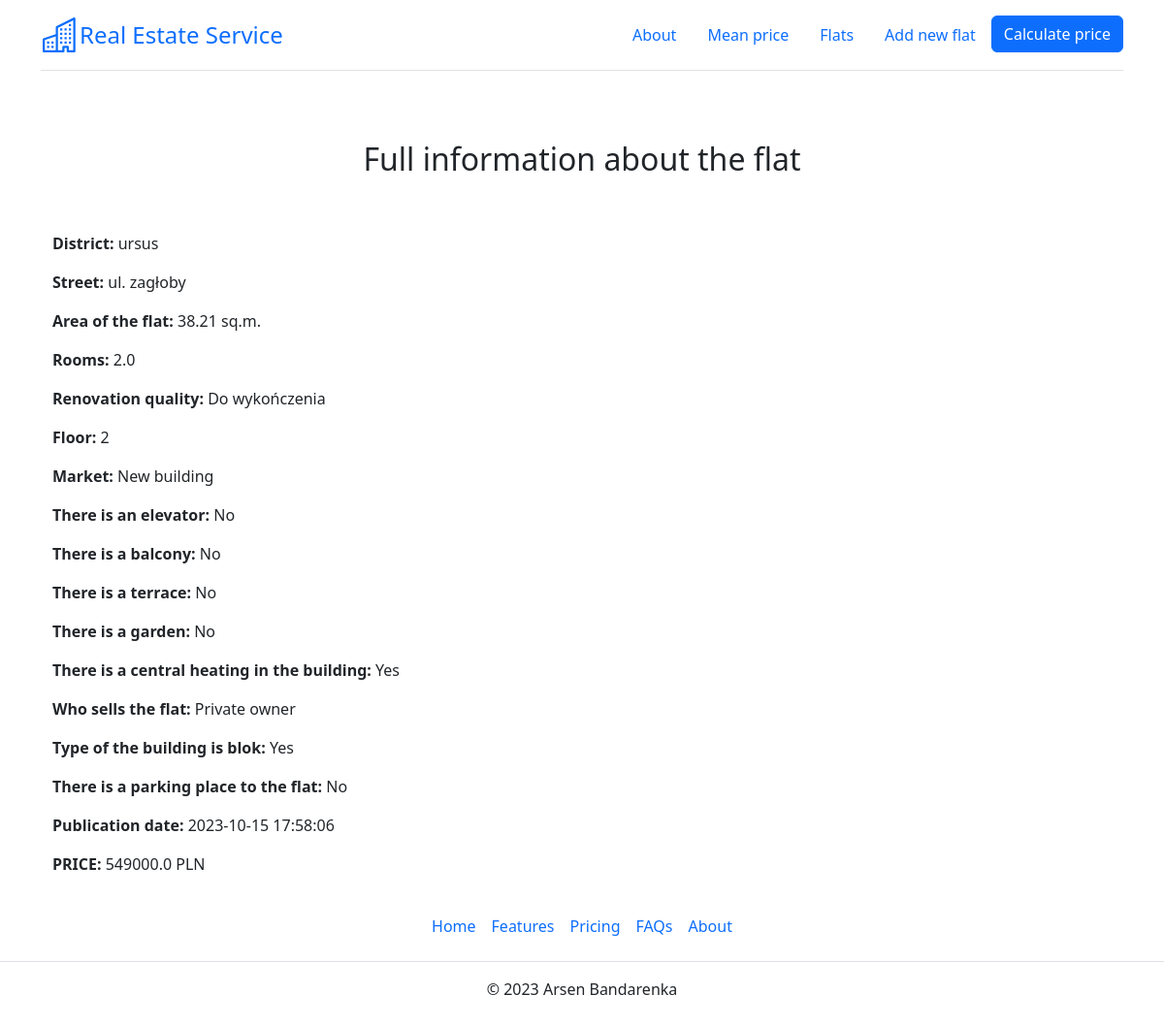
The page /flats/6 on the database as committed earlier.
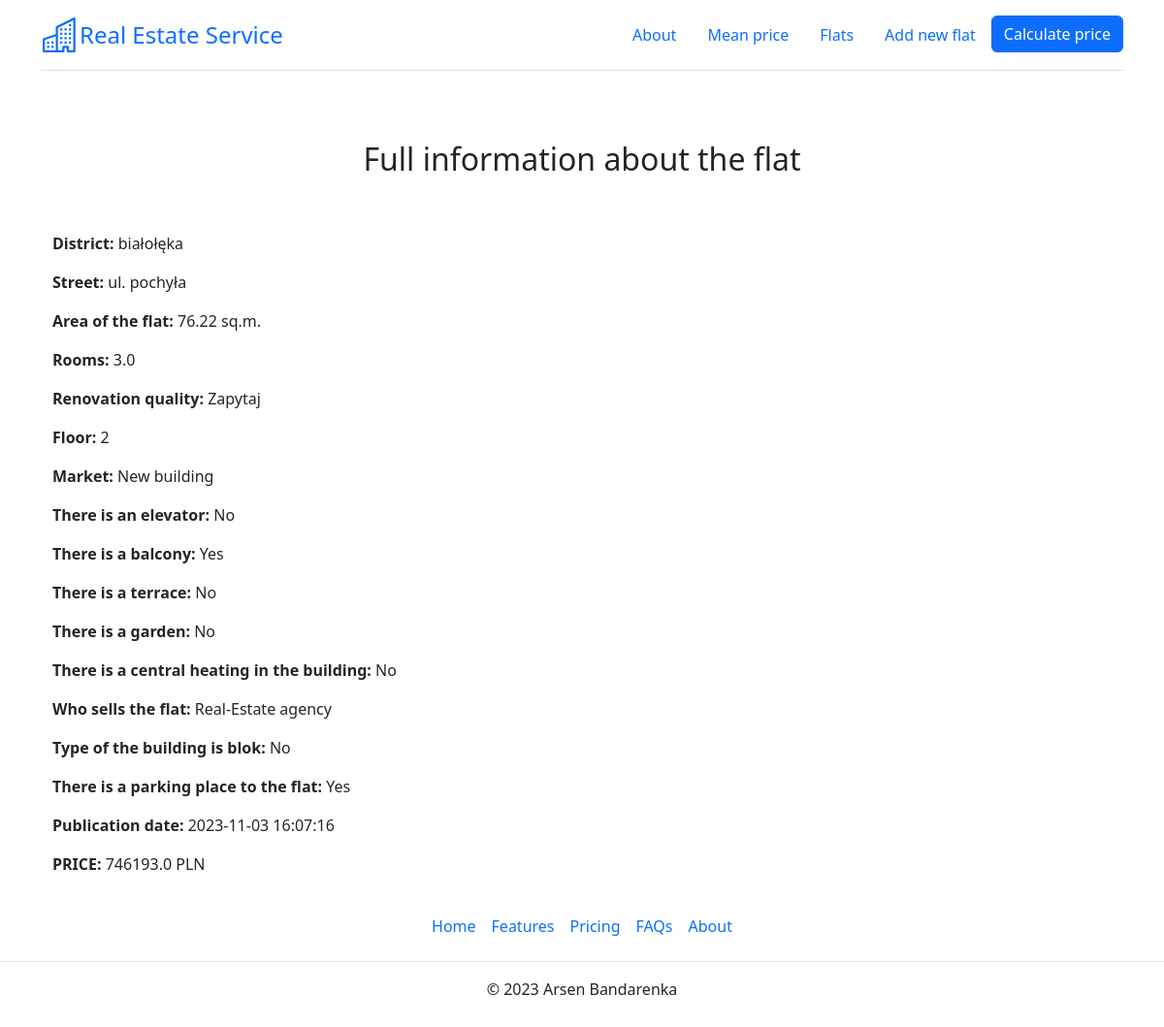
The same page on the database as committed later.
### app.py (models this page shows)
class Flat(db.Model):
    __tablename__ = "flats_load"
    __table_args__ = {'extend_existing': True}
    id = db.Column(db.Integer, primary_key=True, unique=True)
    district = db.Column(db.Text)
    street = db.Column(db.Text)
    price = db.Column(db.Float)
    area = db.Column(db.Float)
    rooms = db.Column(db.Integer)
    renovation = db.Column(db.Integer)
    floor = db.Column(db.Integer)
    market = db.Column(db.Integer)
    elevator = db.Column(db.Integer)
    balcony = db.Column(db.Integer)
    terrace = db.Column(db.Integer)
    garden = db.Column(db.Integer)
    central_heating = db.Column(db.Integer)
    seller = db.Column(db.Integer)
    blok = db.Column(db.Integer)
    parking = db.Column(db.Integer)
    publication_date = db.Column(db.DateTime, default=datetime.datetime.now())

### app.py (the view)
@app.route('/flats/<flat_id>')
def flat_detail(flat_id):
    flat = db.session.execute(db.select(Flat).where(Flat.id == flat_id)).one()[0]
    return render_template('flat_info.html', flat=flat, renovation_dict=renovation_dict, floor_dict=floor_dict,
                           market_dict=market_dict, binary_dict=binary_dict, seller_dict=seller_dict)

### templates/flat_info.html (shortened to what this page needs)
{% extends 'base.html' %}
{% block text_center %}<h2>Full information about the flat</h2>{% endblock %}
{% block body %}
<div class="container">
    <p><strong>District:</strong> {{flat.district}}</p>
    <p><strong>Street:</strong> {{flat.street}}</p>
    <p><strong>Area of the flat:</strong> {{flat.area}} sq.m.</p>
    <p><strong>Rooms:</strong> {{flat.rooms}}</p>
    <p><strong>Renovation quality:</strong> {{renovation_dict[flat.renovation]}}</p>
    <p><strong>Floor:</strong> {{flat.floor}}</p>
    <p><strong>Market:</strong> {{market_dict[flat.market]}}</p>
    <p><strong>There is an elevator:</strong> {{binary_dict[flat.elevator]}}</p>
    <p><strong>There is a balcony:</strong> {{binary_dict[flat.balcony]}}</p>
    <p><strong>There is a terrace:</strong> {{binary_dict[flat.terrace]}}</p>
    <p><strong>There is a garden:</strong> {{binary_dict[flat.garden]}}</p>
    <p><strong>There is a central heating in the building:</strong> {{binary_dict[flat.central_heating]}}</p>
    <p><strong>Who sells the flat:</strong> {{seller_dict[flat.seller]}}</p>
    <p><strong>Type of the building is blok:</strong> {{binary_dict[flat.blok]}}</p>
    <p><strong>There is a parking place to the flat:</strong> {{binary_dict[flat.parking]}}</p>
    <p><strong>Publication date:</strong> {{flat.publication_date}}</p>
    <p><strong>PRICE:</strong> {{ flat.price }} PLN</p>
</div>
{% endblock %}

Rows that differ between the two databases and show on the page:
changed Flat: district "ursus" → "białołęka"; street "ul. zagłoby" → "ul. pochyła"
Other text that changed with them:
{{ flat.area }}: "38.21" → "76.22"
{{ flat.rooms }}: "2.0" → "3.0"
{{ renovation_dict[flat.renovation] }}: "Do wykończenia" → "Zapytaj"
{{ binary_dict[flat.balcony] }}: "No" → "Yes"
{{ binary_dict[flat.central_heating] }}: "Yes" → "No"
{{ seller_dict[flat.seller] }}: "Private owner" → "Real-Estate agency"
{{ binary_dict[flat.blok] }}: "Yes" → "No"
{{ binary_dict[flat.parking] }}: "No" → "Yes"
{{ flat.publication_date }}: "2023-10-15 17:58:06" → "2023-11-03 16:07:16"
{{ flat.price }}: "549000.0" → "746193.0"
